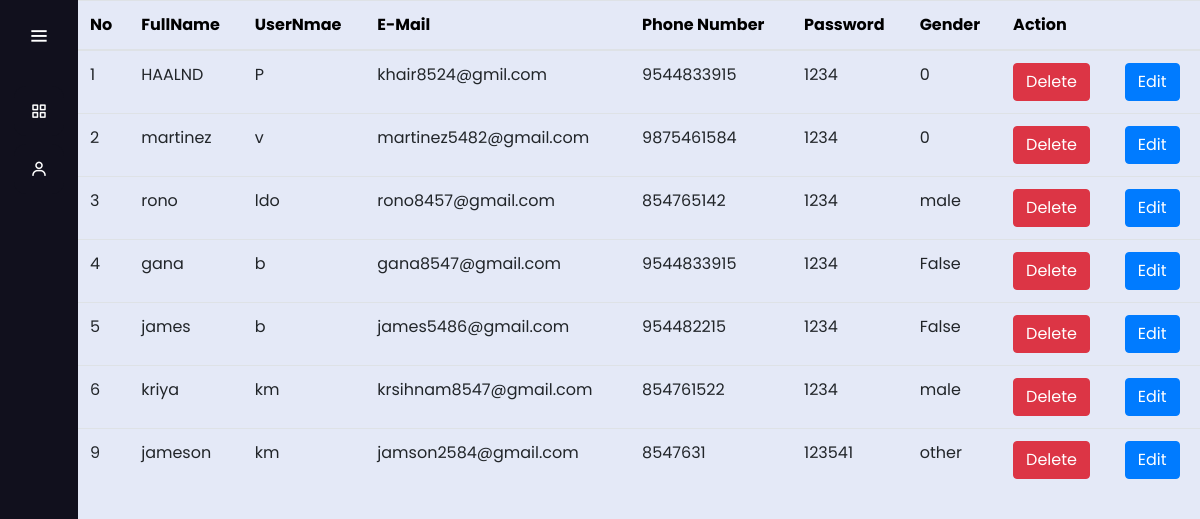
The app's page /table, older data.
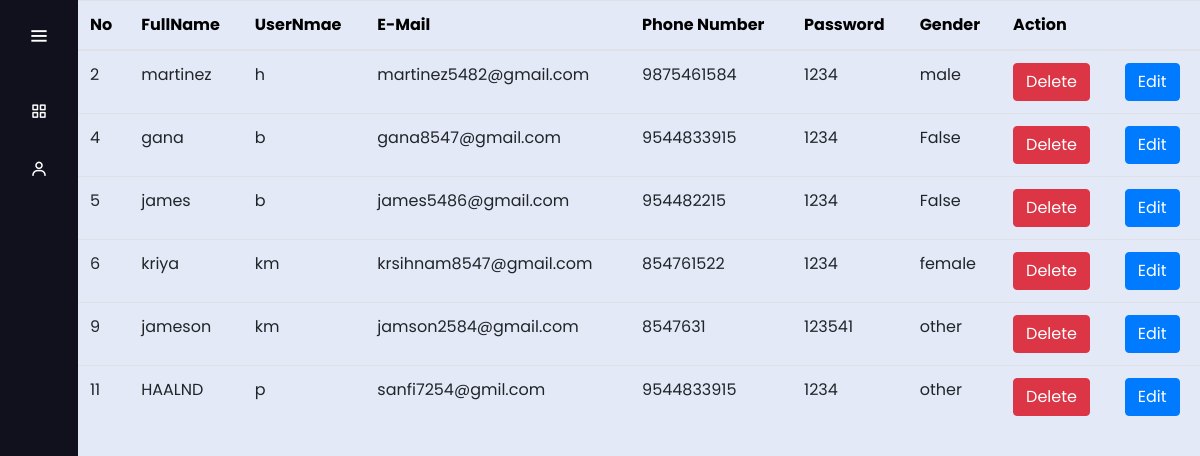
The same page, newer data.
### crudapp/models.py (models this page shows)
class UserDetails(models.Model):
    firstName = models.CharField(max_length=255)
    userName = models.CharField(max_length=255)
    email = models.EmailField(max_length=255)
    phoneNumber = models.CharField(max_length=10)
    password = models.CharField(max_length=10)
    Checkbox = models.CharField(max_length=50, blank= True)

### crudapp/views.py (the view)
def table(request):
    userdata = UserDetails.objects.all()
    return render(request, 'table.html', {"userdata": userdata})

### crudapp/templates/table.html
{% extends "index.html" %}
{% load static %}
{% block css  %}
<link rel="stylesheet" href={% static "table.css" %}>
{% endblock css  %}
 {% block content %}
    <div class="d-flex justify-content-center">
        <table class="table ">
            <thead >
                <tr>
                    <th>No</th>
                    <th>FullName</th>
                    <th>UserNmae</th>
                    <th>E-Mail</th>
                    <th>Phone Number</th>
                    <th>Password</th>
                    <th>Gender</th>
                    <th colspan="2">Action</th>
                </tr>
                <tbody>
                    {% for x  in userdata %}
                    <tr>
                        <td>{{x.id}}</td>
                        <td>{{x.firstName}}</td>
                        <td>{{x.userName}}</td>
                        <td>{{x.email}}</td>
                        <td>{{x.phoneNumber}}</td>
                        <td>{{x.password}}</td>
                        <td>{{x.Checkbox }}</td>
                        <td><a href="{% url 'delete' x.id  %}" class="btn btn-danger">Delete</a></td>
                        <td><a href="{% url 'edit' x.id  %}" class="btn btn-primary">Edit</a></td>
                    </tr>
                    {% endfor %}
                </tbody>
            </thead>
        </table>
    </div>
{% endblock content %}

Row changes from the older to the newer data that the page shows:
removed UserDetails: id "1", firstName "HAALND", userName "P", email "khair8524@gmil.com", phoneNumber "9544833915", password "1234", Checkbox "0"
removed UserDetails: id "3", firstName "rono", userName "ldo", email "rono8457@gmail.com", phoneNumber "854765142", password "1234", Checkbox "male"
changed UserDetails "martinez": userName "v" → "h"; Checkbox "0" → "male"
changed UserDetails "kriya": Checkbox "male" → "female"
added UserDetails: id "11", firstName "HAALND", userName "p", email "sanfi7254@gmil.com", phoneNumber "9544833915", password "1234", Checkbox "other"
